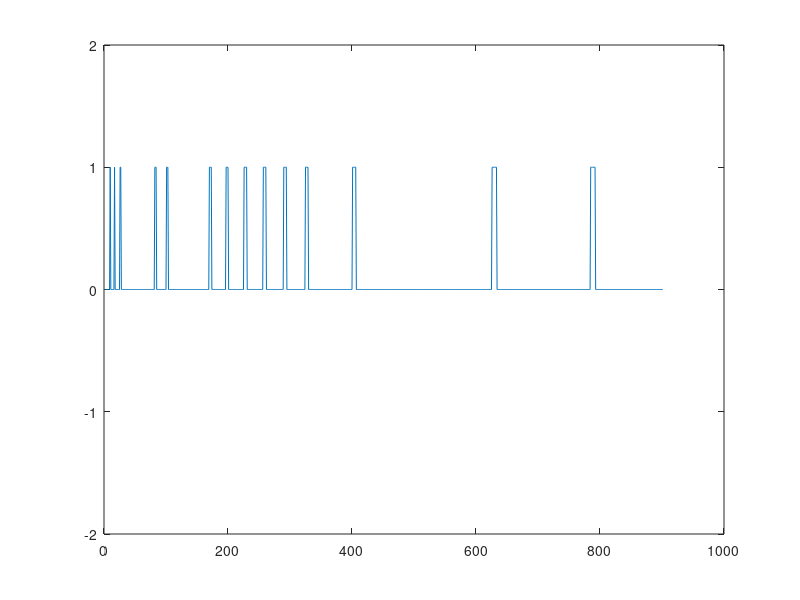

Reproduce this figure in MATLAB.
clear;
idx = 0;
T = 3;
sig = randi([0,1],[1, 3*10]);
percent = 30/100;
t = 0:1/length(sig):length(sig);
xt = zeros(1,length(t));
for i = 0:length(sig) -1
    if sig(i+1) == 1
        xt( round(i*idx + 1): round((i+percent)*idx )) = 1;
        xt( round((i+percent)*idx+1) :round((i+1)*idx )) = 0;
    else
        xt(i*idx + 1:(i+1)*idx) = 0;
    end
    idx = idx + 1;
end
plot(xt)
axis([0 1000 -2 2])